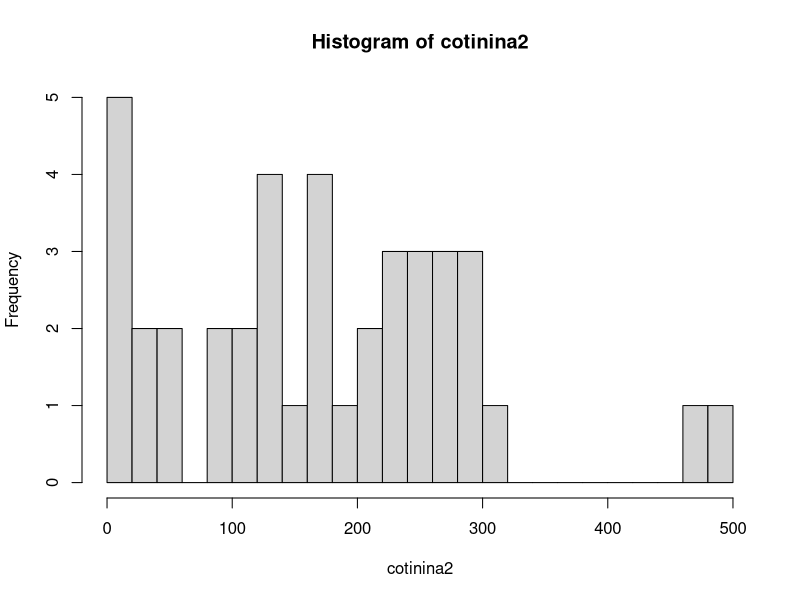

Write the R code that produced this figure. (Note: this script raises an error after producing the figure.)
#______________________________________________________________________________
#
## LA VARIABILE CONSIDERATA HA UN CERTO FIT SU UNA PMF?
#______________________________________________________________________________
# es: "I trattamenti vengono scelti con uguale probabilità?"
# -> mi chiedo se abbiano tutti p = 0.25

## IDEA: chisq.test(vettore dei casi, vettore delle probabilità)
?chisq.test
chisq.test(c(66, 92, 73, 22), p = c(0.25, 0.25, 0.25, 0.25))
## ANALOGO A: (indico di ripetere 4 volte 0.25)
chisq.test(c(66, 92, 73, 22), p = rep(0.25, 4))

## p-value = 4.895e-09 -> Rifiuto H0 a favore di H1: non ha la PMF richiesta

## OSS: DEVO CONTROLLARE LA REGOLA DI COCHRAN SUGLI EXPECTED:
chisq.test(c(66, 92, 73, 22), p = rep(0.25, 4))$expected


# Altro esempio:
giorniArma <- c(74, 60, 66, 71, 51, 66, 76)
chisq.test(giorniArma, p = rep(1/7, 7))
chisq.test(giorniArma, p = rep(1/7, 7))$expected
## p-value = 0.3417 -> Accetto H0: Vi è distribuzione uniforme


#______________________________________________________________________________
#
## TEST DI KOLMOGOROV-SMIRNOV PER DUE CAMPIONI
#
## "DETERMINARE SE DUE VARIABILI ALEATORIE CAMPIONARIE ABBIANO STESSA PMF"
#______________________________________________________________________________

## H0: FX campionaria ~ G
## H1: FX campionaria !~ G

## NOTA: PER USARE KS TEST, DEVO CONFRONTARE DUE CAMPIONI.


# Verificare se cotinina2 è distribuita come una normale(173, 120).
cotinina2<-c(1.5, 0, 131, 173, 265, 210,  44, 277,  32, 3, 35, 112, 477, 289,
             227, 103, 222, 149, 313, 491, 130, 234, 164, 198, 17, 253, 87,
             121, 266, 290, 123, 167, 250, 245, 48, 86, 284, 1, 208, 173.5)

hist(cotinina2, breaks = 20)
## OSS: G := pnorm(mean = 173, sd = 120)
ks.test(cotinina2, "pnorm", mean = 173, sd = 120)
# p-value = 0.8752 -> Accetto H0, in quanto non ho sufficiente evidenza che X
#           campionaria non sia una distribuzione normale


## Altro esempio:

# Verificare se il punteggio `math` ed il punteggio `verbal` hanno la stessa
# distribuzione.

## OSS: IN QUESTO CASO, ENTRAMBE LE PMF SONO CAMPIONARIE

data("stud.recs")
ks.test(stud.recs$sat.m, stud.recs$sat.v)

# p-value = 0.0015 -> Rifiuto H0 a favore di H1 -> I due punteggi non hanno la
#                     stessa distribuzione

plot(density(stud.recs$sat.m), col = "red")
lines(density(stud.recs$sat.v), col = "blue")


#______________________________________________________________________________
#
## TEST DI SHAPIRO-WILK PER PER LA NORMALITA'
#
## "DETERMINARE SE UNA VARIABILE ALEATORIE CAMPIONARIA SIA UNA NORMALE"
#______________________________________________________________________________

## OSS: KOLMOGOROV-SMIRNOV NON MI PERMETTE DI DETERMINARE SE UNA VARIABILE
##      ALEATORIA CAMPIONARIA ABBIA UNA PMF DELLA QUALE NON CONOSCO I PARAMETRI

## H0: FX campionaria ~ NORMALE
## H1: FX campionaria !~ NORMALE

?shapiro.test
shapiro.test(cotinina2)

# p-value = 0.04662 -> Debole significatività che mi porta a rifiutare che
#                     cotinina2 sia una normale

## OSS: SHAPIRO TEST E' MOLTO PIU' PRECISO DI KS TEST PER DETERMINARE NORMALI



#______________________________________________________________________________
#
## CORRELAZIONE E REGRESSIONE LINEARE
#
## "DETERMINARE SE UNA STIMA DELLA CORRELAZIONE TRA DUE VARIABILI"
#______________________________________________________________________________
library(readxl)
read_excel("body_data.xlsx") -> bodyData

## Estrraggo solo le femmine, tenendo tutte le colonne dei dati
bodyData[bodyData$`GENDER (1=M)` == 0, ] -> bodyFemale 

## Misuro la correlazione tra la densità di globuli bianchi e la pressione
?cor.test

## H0: I DATI NON SONO SCORRELATI
## H1: I DATI SONO CORRELATI


## MI CHIEDO QUANTO `WHITE` (`Y`) SIA CORRELATO AL VERIFICARSI DI `PULSE` (`X`)
cor.test(bodyFemale$WHITE, bodyFemale$PULSE)

# p-value = 0.007258 -> Rifiuto H0 a favore di H1, è accettabile considerare i
#                       dati come correlati

# cor = 0.2205849 -> Vi è una bassa correlazione positiva


## DETERMINO IL LINEAR MODEL

## lm (CIO' CHE VOGLIO DETERMINARE ~ CIO' DA CUI DIPENDE)
## SI PUO' IMMAGINARE COME FUNZIONE: lm(asseY ~ asseX)
lm(bodyFemale$WHITE ~ bodyFemale$PULSE)
# Alternativamente, in maniera equivalente, specifico data frame e parametri
lm(data = bodyFemale, WHITE ~ PULSE)

# Coefficients:
# (Intercept)        PULSE  
#   4.06293         0.03454 

# Y = a*X + b + err

# b := Intercept
# a := `PULSE` (in questo caso, dato che sarà coeff. di PULSE)

## STIMA SENZA INTERCETTA: lm(data = bodyFemale, WHITE ~ PULSE - 1)

## OSS: L'output è "scarno", lo assegno ad una variabile per osservarlo meglio

lm(data = bodyFemale, WHITE ~ PULSE) -> bodyFemale_lm
View(bodyFemale_lm)

## Restituisce molte più informazioni rispetto all'output di lm, ma meno che
## osservando l'intero output
summary(bodyFemale_lm)

## NELLO SPECIFICO, OSSERVO:

# Coefficients:
#              Estimate   Std.Error   t value       Pr(>|t|) 
# (Intercept)  4.06293    0.95241     4.266       3.57e-05 ***
#    PULSE     0.03454    0.01268     2.723       0.00726 ** 

# Signif. codes:  0 ‘***’ 0.001 ‘**’ 0.01 ‘*’ 0.05 ‘.’ 0.1 ‘ ’ 1



## La prima riga corrisponde a `b`, la seconda ad `a`

## L'ultimo valore sulla riga corrisponde al p-value del test per la nullità
## del parametro


## MI VIENE INOLTRE RESTITUITO:

# Multiple R-squared:  0.04866,	Adjusted R-squared:  0.0421 

## R-squared è il rapporto tra la variazione spiegata dal modello e la 
## variazione totale (lo voglio il più vicino possibile ad 1)

## In questo caso è piccolo -> la relazione lineare tra X ed Y spiega pochissimo
## la variabilità delle Y, come verifico da:

## SCATTERPLOT CON `PULSE` COME `X`, `WHITE` COME `Y`
plot(bodyFemale$PULSE, bodyFemale$WHITE)

## Adjusted R-squared è una versione di R-squared penalizzata dal numero di
## variabili che compongono il mio modello (la retta ottenuta da lm), in
## questo caso sono solo `a` e `b`, ma spesso si hanno casi del tipo:
## Y = a1*X1 + a2*X2 + ... + b



## DEVO ANCORA ANALIZZARE I RESIDUI

## VERIFICA I RESIDUI PER OGNI FITTED VALUE (idealmente il più vicini a zero)
plot(bodyFemale_lm, which = 1)

## VERIFICA LA NORMALITA' DEI RESIDUI

## GRAFICO CHE `PLOTTA` I QUANTILI DEI MIEI DATI RISPETTO 
## AI QUANTILI DELLA NORMALE
plot(bodyFemale_lm, which = 2)

## Osservo che il maggiore errore rispetto alla normale vi è nei residui più
## bassi. Verifico tramite istogramma sui residui che essi non siano distr.
## come una normale nella parte più bassa:

hist(residuals(bodyFemale_lm))




## INFINE, DOPO AVER ANALIZZATO I RESIDUI, ANALIZZO PER UN EVENTUALE PRESENZA
## DI VALORI ANOMALI CHE INFLUENZANO LA STIMA DEL MODELLO

## PER CIASCUNA OSSERVAZIONE, PLOTTO LA DISTANZA DI COOK, ASSEGNANDO LABEL 
## CORRISPONDENTI ALLE i-ESIME OSSERVAZIONI, RITENUTE VALORI ANOMALI SECONDO
## LA DISTANZA DI COOK

## LA DISTANZA DI COOK MISURA L'INFLUENZA DELL'OSSERVAZIONE, OVVERO:
## LA PRESENZA/ASSENZA DELL'i-ESIMA OSSERVAZIONE, INFLUISCE MOLTO SUL MODELLO?
plot(bodyFemale_lm, which = 4)

## noto che 30, 50 e 99 sono indici con osservazioni che influiscono molto

bodyFemale[30, c("PULSE", "WHITE")]
# PULSE WHITE
# <dbl> <dbl>
#  94   14.3

## osservo che nel plot, è outlier su WHITE:
plot(bodyFemale$PULSE, bodyFemale$WHITE)

## mi è confermato dal boxplot su WHITE
boxplot(bodyFemale$WHITE)


## osservando gli altri due:
bodyFemale[50, c("PULSE", "WHITE")]
bodyFemale[99, c("PULSE", "WHITE")]

## deduco che siano otlier sulla nuvola di punti (alla loro `PULSE`, non è 
## comune avere un il loro valore in `WHITE`)


## ORA CHE HO FINITO, POSSO USARE IL MIO MODELLO PER FARE UNA PREVISIONE DELLA
## Y PER UN VALORE DI X CHE NON E' TRA I MIEI CAMPIONI:
?predict

## che valore ho in `WHITE` per `PULSE` = 91 ?
predict(bodyFemale_lm, newdata = data.frame(PULSE = 91))

## HO DUE MODI PER QUANTIFICARE L'INCERTEZZA DELLA PREVISIONE:
##  1) Incertezza legata alla stima della retta (quanto potrebbe cambiare la
##     retta cambiando il campione dal quale ne genero la stima).
##  2) Incertezza legata alla presenza dell'errore `err` nel modello.

## SE VOGLIO ANCHE UN INTERVALLO DI CONFIDENZA RELATIVO A (1)
predict(bodyFemale_lm, newdata = data.frame(PULSE = 91), 
        interval = "confidence")

## SE VOGLIO CONSIDERARE ANCHE (2)
predict(bodyFemale_lm, newdata = data.frame(PULSE = 91), 
        interval = "prediction")





